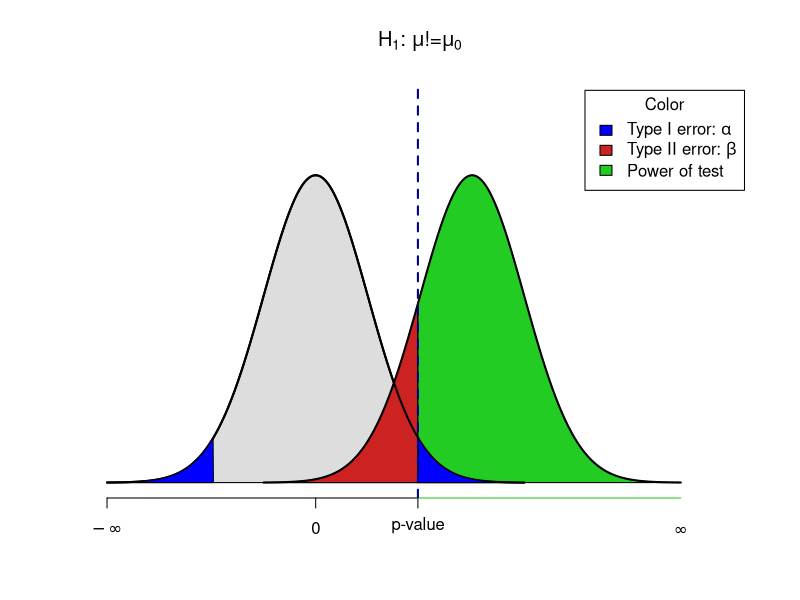
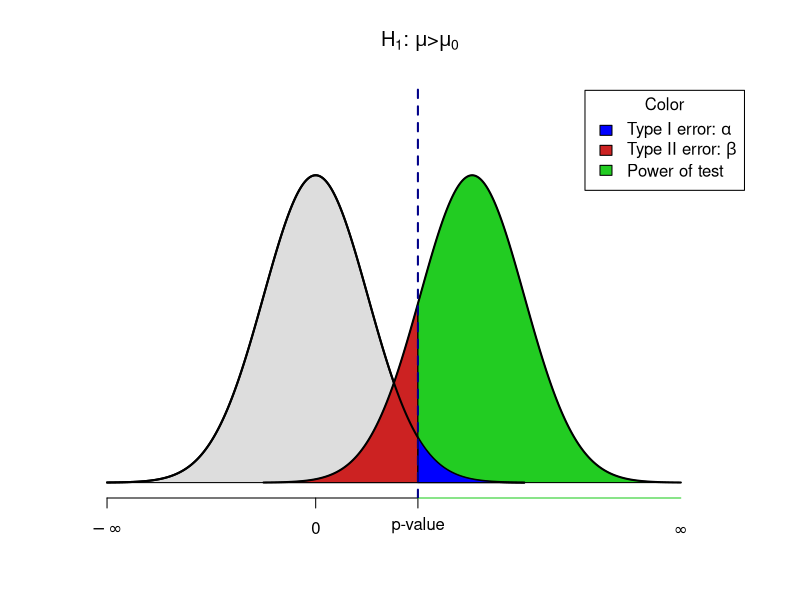
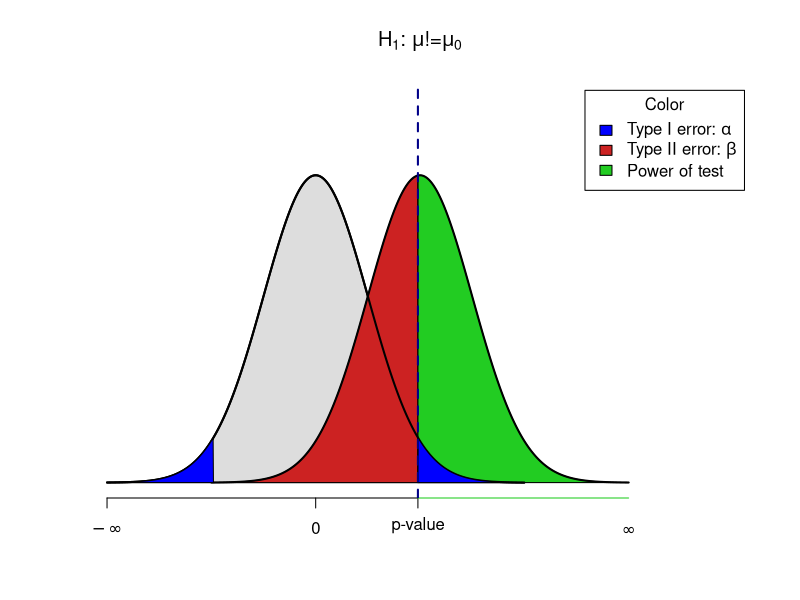
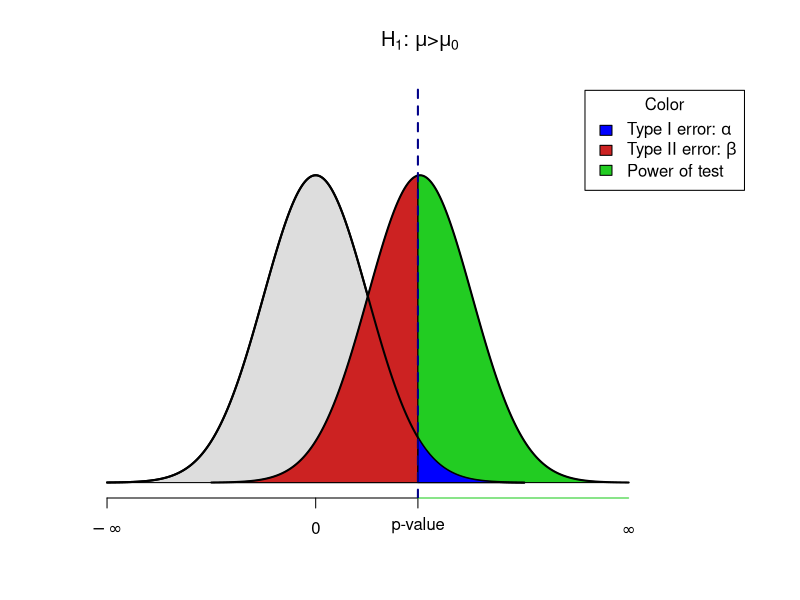
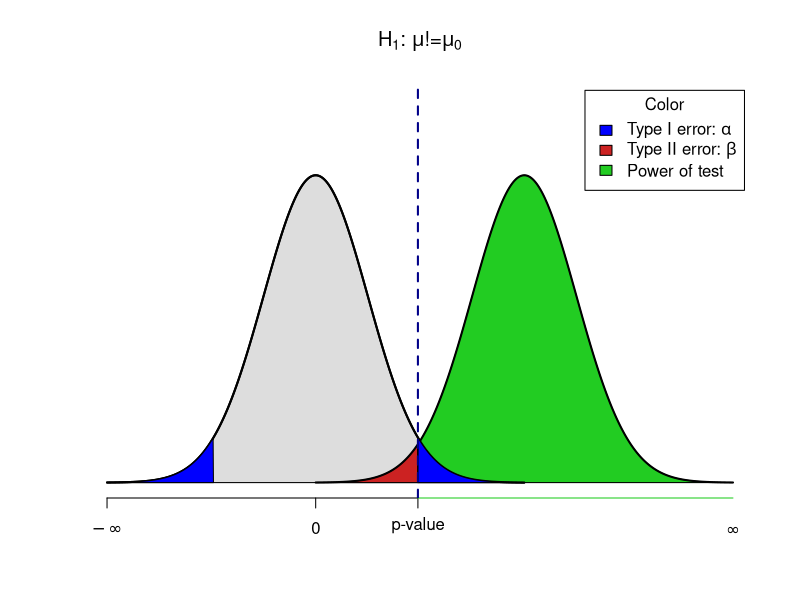
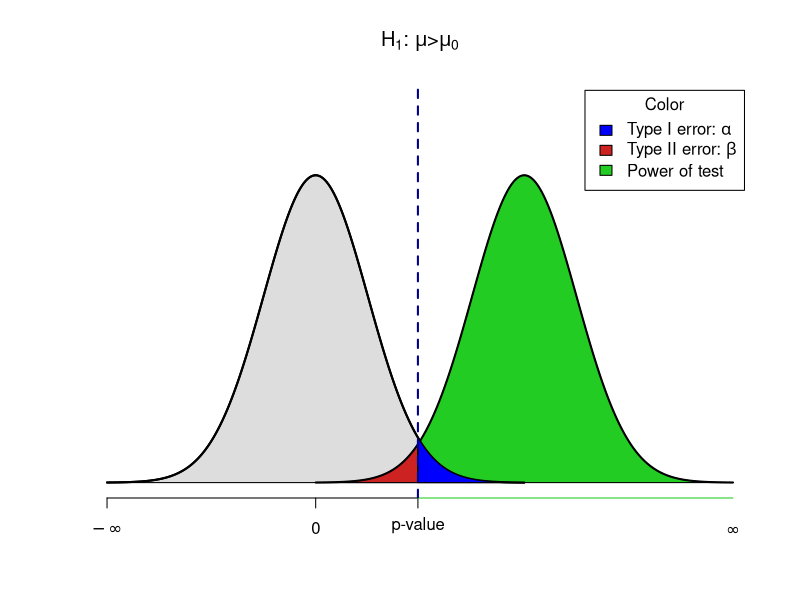

R code for these plots, in order:
#! /usr/bin/Rscript
setwd("/home/lechen/Dropbox/Teaching/svn_teaching/2020_Spring_Math362/lectures/Codes")

PlotErrorFigure <- function(shift = 3.33, TwoSided = TRUE, FileName ) {
  
  png(FileName) # PNG File to save the plot.
  x <- seq(-4, 4, length=1000)
  hx <- dnorm(x, mean=0, sd=1)
  
  if (TwoSided){ # Determine the tile of the plot
    Title <- expression(paste(H['1'],": ", mu,"!=",  mu['0']))
  } else {
    Title <- expression(paste(H['1'],": ", mu,">",  mu['0']))
  }
  
  plot(x, hx, type="n", xlim=c(-4, 8), ylim=c(0, 0.5),  ylab = "", xlab = "",
       main= Title, axes=FALSE)
  axis(1, at = c(-qnorm(.025), 0, -4), 
       labels = expression("p-value", 0, -infinity ))
  
  # shift = qnorm(1-0.025, mean=0, sd=1)*1.7 
  xfit2 <- x + shift
  yfit2 <- dnorm(xfit2, mean=shift, sd=1)
  
  # Print null hypothesis area
  col_null = "#DDDDDD"
  polygon(c(min(x), x, max(x)), c(0,hx,0), col=col_null)
  lines(x, hx, lwd=2)
  
  # The alternative hypothesis area
  ## The red - underpowered area
  lb <- min(xfit2)
  ub <- round(qnorm(.975),2)
  col1 = "#CC2222"
  i <- xfit2 >= lb & xfit2 <= ub
  polygon(c(lb,xfit2[i],ub), c(0,yfit2[i],0), col=col1)
  
  ## The green area where the power is
  col2 = "#22CC22"
  i <- xfit2 >= ub
  polygon(c(ub,xfit2[i],max(xfit2)), c(0,yfit2[i],0), col=col2)
  
  # Outline the alternative hypothesis
  lines(xfit2, yfit2, lwd=2)
  axis(1, at = (c(ub, max(xfit2))), labels=c("", expression(infinity)), 
       col=col2, lwd=1, lwd.tick=FALSE)
  
  # Now draw the type I error. 
  ## The right part.
  lines(x, hx, lwd=2)
  i <- x >= ub
  polygon(c(ub,x[i],max(x)), c(0,hx[i],0), col="blue")
  ## The left part in case of two sided test.
  if(TwoSided){
    i <- x <= -ub
    polygon(c(min(x),x[i],-ub), c(0,hx[i],0), col="blue")  
  }
  
  # Line at the P-value
  abline(v=ub, lwd=2, col="#000088", lty="dashed")
  
  # Put legend
  legend("topright", inset=.02, title="Color",
         c(expression(paste("Type I error: ", alpha)),
           expression(paste("Type II error: ", beta)), 
           "Power of test"), 
         fill=c("blue", col1, col2), horiz=FALSE)
  dev.off()
}

PlotErrorFigure(3,TRUE, "Type-I-II-TwoSided-3.png")
PlotErrorFigure(3,FALSE, "Type-I-II-OneSided-3.png")

PlotErrorFigure(2,TRUE, "Type-I-II-TwoSided-2.png")
PlotErrorFigure(2,FALSE, "Type-I-II-OneSided-2.png")

PlotErrorFigure(4,TRUE, "Type-I-II-TwoSided-4.png")
PlotErrorFigure(4,FALSE, "Type-I-II-OneSided-4.png")
